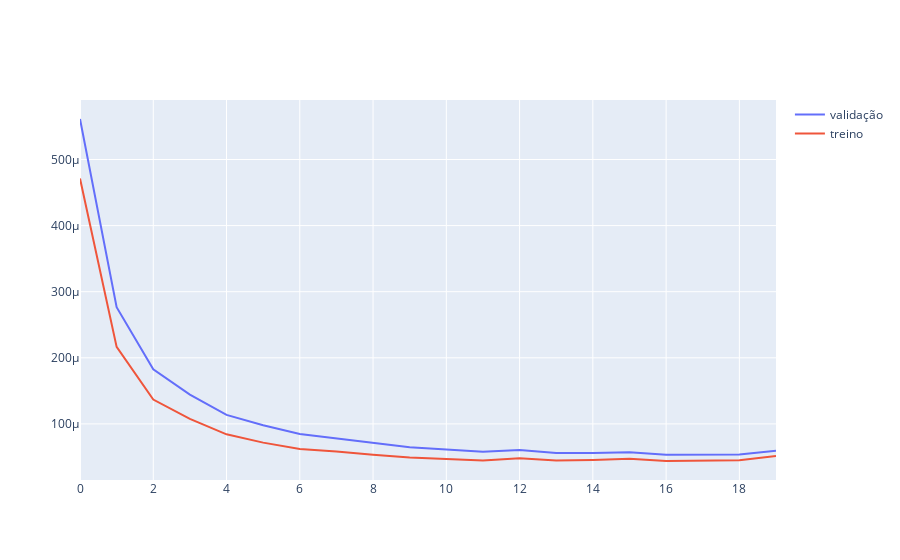

The code cell stored with this chart in its notebook:
### Code cell
for epoch in range(n_epochs):
    model.train()
    with tqdm(batch_start, unit="batch", mininterval=0, disable=False) as bar:
        bar.set_description(f"Epoch {epoch}")
        for start in bar:
            # take a batch
            X_batch = X_train[start:start+batch_size,:]
            # forward pass
            Xh = model(X_batch)
            loss = loss_fn(Xh, X_batch)
            # backward pass
            optimizer.zero_grad()
            loss.backward()
            # update weights
            optimizer.step()
            # print progress
            bar.set_postfix(loss=float(loss))
    # evaluate accuracy at end of each epoch
    model.eval()
    Xh = model(X_val)
    valLoss.append(float(loss_fn(Xh, X_val)))
    Xh = model(X_train)
    trainLoss.append(float(loss_fn(Xh, X_train)))

fig = go.Figure()
fig.add_trace(go.Scatter(y=valLoss, mode="lines", showlegend=True, name='validação'))
fig.add_trace(go.Scatter(y=trainLoss, mode="lines", showlegend=True, name='treino'))
fig.show()

### Figure 1 — Plotly figure (JSON) as saved in the notebook; plotly's stock layout.template omitted (floating-point values rounded to 4 significant figures)
{"data": [{"mode": "lines", "name": "validação", "showlegend": true, "type": "scatter", "y": [0.0005613, 0.0002766, 0.0001827, 0.0001443, 0.0001136, 9.81e-05, 8.483e-05, 7.781e-05, 7.075e-05, 6.473e-05, 6.12e-05, 5.778e-05, 6.045e-05, 5.596e-05, 5.595e-05, 5.707e-05, 5.341e-05, 5.351e-05, 5.372e-05, 5.95e-05]}, {"mode": "lines", "name": "treino", "showlegend": true, "type": "scatter", "y": [0.0004711, 0.0002165, 0.0001369, 0.0001075, 8.425e-05, 7.17e-05, 6.2e-05, 5.83e-05, 5.334e-05, 4.93e-05, 4.689e-05, 4.468e-05, 4.819e-05, 4.466e-05, 4.543e-05, 4.736e-05, 4.392e-05, 4.407e-05, 4.499e-05, 5.147e-05]}], "layout": {}}
